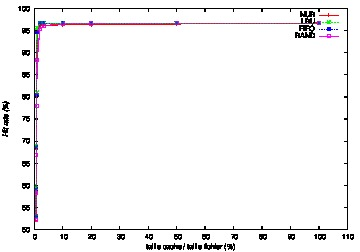

Source code (gnuplot):
set style data linespoints
set xlabel "taille cache / taille fichier (%)"
set ylabel "Hit rate (%)" font "Helvetica-Oblique"
set label "Effet de la taille du cache (test )" font "Helvetica-Bold,18" at 400,70
set encoding utf8
set terminal postscript eps color
set output "t5-cache_size-zoom-inv.eps"
plot "t5-cache_size-zoom-inv" using 1:2 t "NUR", "t5-cache_size-zoom-inv" using 1:3 t "LRU", "t5-cache_size-zoom-inv" using 1:4 t "FIFO", "t5-cache_size-zoom-inv" using 1:5 t "RAND"
